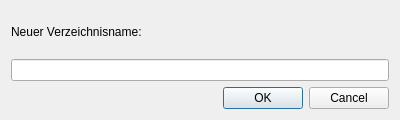
<?xml version="1.0" encoding="UTF-8"?>
<ui version="4.0">
 <class>EditDirNameDialog</class>
 <widget class="QDialog" name="EditDirNameDialog">
  <property name="geometry">
   <rect>
    <x>0</x>
    <y>0</y>
    <width>400</width>
    <height>120</height>
   </rect>
  </property>
  <property name="windowTitle">
   <string>Verzeichnis umbenennen</string>
  </property>
  <layout class="QVBoxLayout" name="verticalLayout">
   <item>
    <widget class="QLabel" name="label">
     <property name="text">
      <string>Neuer Verzeichnisname:</string>
     </property>
    </widget>
   </item>
   <item>
    <widget class="QLineEdit" name="lineEdit_new_name"/>
   </item>
   <item>
    <widget class="QDialogButtonBox" name="buttonBox">
     <property name="orientation">
      <enum>Qt::Horizontal</enum>
     </property>
     <property name="standardButtons">
      <set>QDialogButtonBox::Cancel|QDialogButtonBox::Ok</set>
     </property>
    </widget>
   </item>
  </layout>
 </widget>
 <resources/>
 <connections>
  <connection>
   <sender>buttonBox</sender>
   <signal>accepted()</signal>
   <receiver>EditDirNameDialog</receiver>
   <slot>accept()</slot>
  </connection>
  <connection>
   <sender>buttonBox</sender>
   <signal>rejected()</signal>
   <receiver>EditDirNameDialog</receiver>
   <slot>reject()</slot>
  </connection>
 </connections>
</ui>
